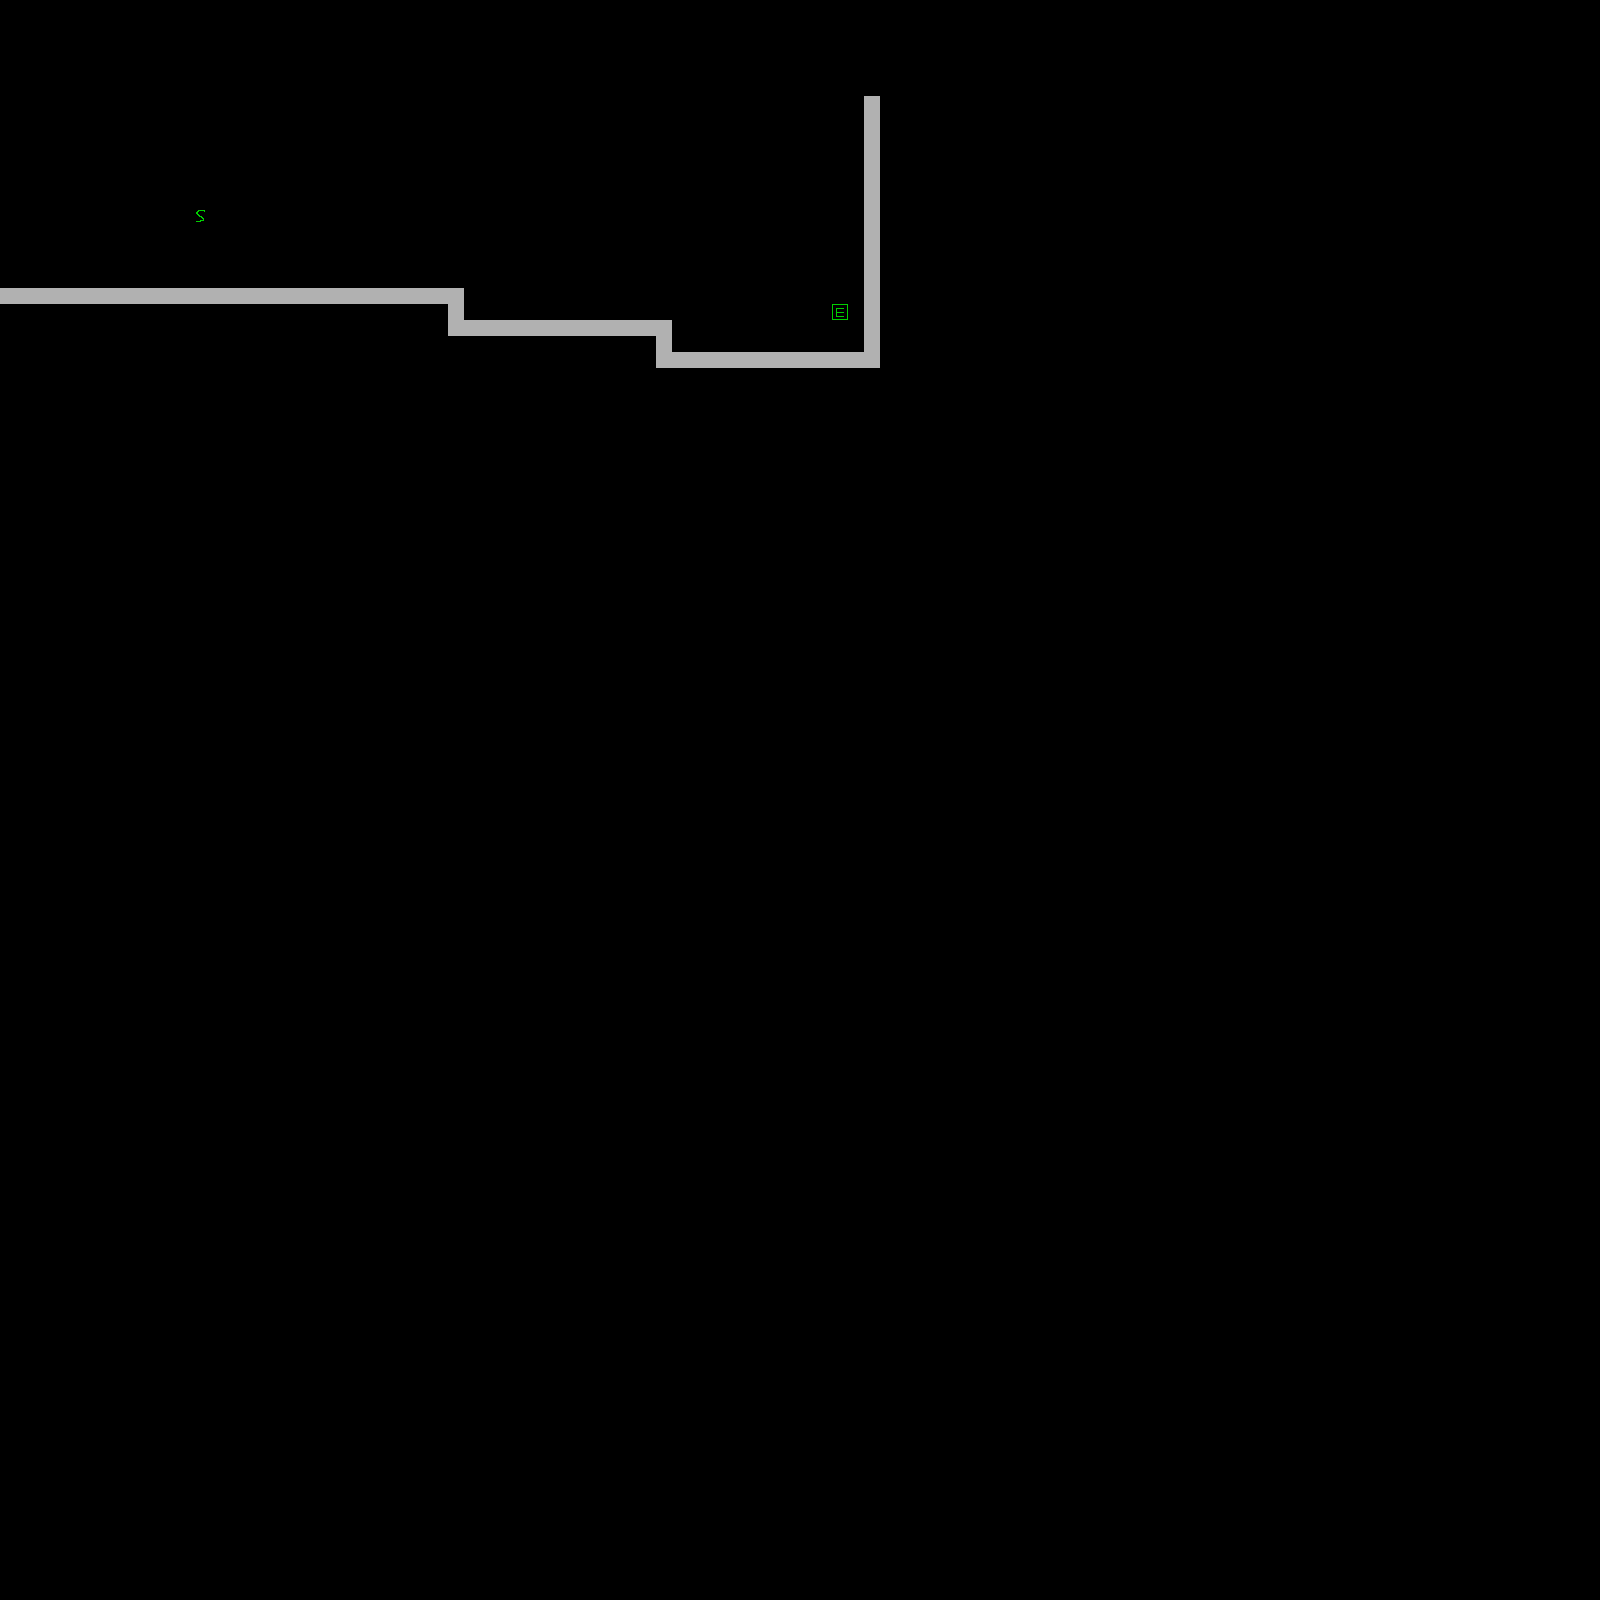

This game map was drawn from its Tiled (.tmx) file and the tilesets committed beside it. A one-line description and the trimmed map source follow:
An orthogonal 100x100 tile map with 16x16 px tiles, 1 tile layer (foreground), 1 hidden layer not drawn.

<map version="1.2" tiledversion="1.3.3" orientation="orthogonal" renderorder="right-down" width="100" height="100" tilewidth="16" tileheight="16" infinite="0" nextlayerid="3" nextobjectid="1">
 <editorsettings>
  <export target="map.json" format="json" />
 </editorsettings>
 <tileset firstgid="1" name="blocks" tilewidth="16" tileheight="16" tilecount="256" columns="16">
  <image source="blocks_test.png" width="256" height="256" />
 </tileset>
 <layer id="2" name="background" width="100" height="100" visible="0">
  <data>[10000 cells, 224 non-empty, 1 distinct tile ids]</data>
 </layer>
 <layer id="1" name="foreground" width="100" height="100">
  <data>[10000 cells, 77 non-empty, 3 distinct tile ids]</data>
 </layer>
</map>
